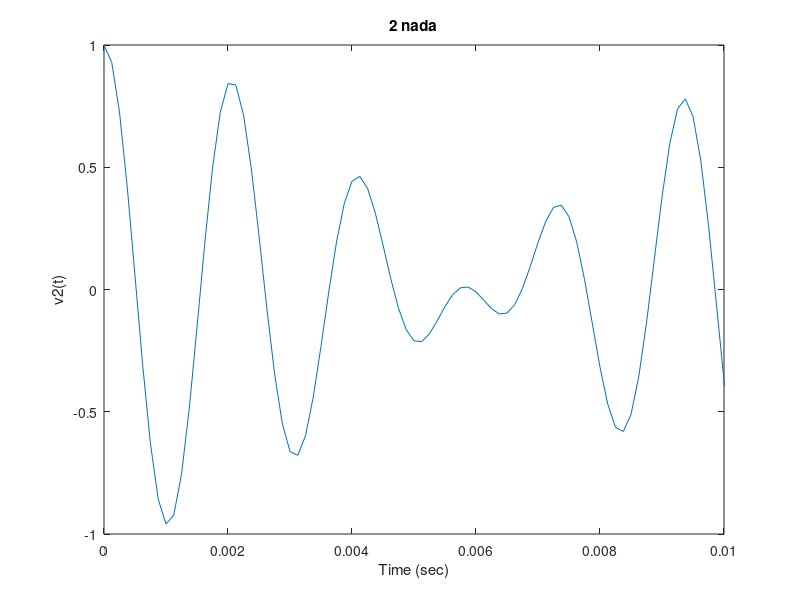

Reproduce this figure in MATLAB.
fs = 8000;
t = 0:1/fs:2;
v1 = 0.5*cos(2*pi*440*t);
v2 = 0.5*cos(2*pi*524*t);
v = v1 + v2;
sound(v,fs);
plot(t,v);
title('2 nada');
axis([0 .01 -1 1]);
xlabel('Time (sec)');
ylabel('v2(t)');